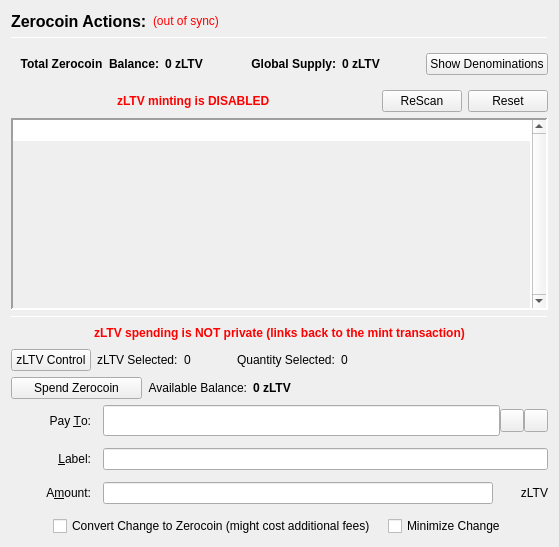
                  <widget class="QFrame" name="verticalFrameLeft">
                   <layout class="QVBoxLayout" name="verticalLayout_2">
                    <item>
                     <layout class="QVBoxLayout" name="verticalLayout_3">
                      <item>
                       <layout class="QHBoxLayout" name="horizontalLayout_3">
                        <item>
                         <widget class="QLabel" name="labelzLTVActions">
                          <property name="font">
                           <font>
                            <pointsize>12</pointsize>
                            <weight>75</weight>
                            <bold>true</bold>
                           </font>
                          </property>
                          <property name="text">
                           <string>Zerocoin Actions:</string>
                          </property>
                          <property name="alignment">
                           <set>Qt::AlignLeading|Qt::AlignLeft|Qt::AlignVCenter</set>
                          </property>
                         </widget>
                        </item>
                        <item>
                         <widget class="QLabel" name="labelzLTVSyncStatus">
                          <property name="toolTip">
                           <string>The displayed information may be out of date. Your wallet automatically synchronizes with the LeadERTVCoin network after a connection is established, but this process has not completed yet.</string>
                          </property>
                          <property name="styleSheet">
                           <string notr="true">QLabel { color: red; }</string>
                          </property>
                          <property name="text">
                           <string notr="true">(out of sync)</string>
                          </property>
                          <property name="alignment">
                           <set>Qt::AlignLeading|Qt::AlignLeft|Qt::AlignVCenter</set>
                          </property>
                         </widget>
                        </item>
                        <item>
                         <spacer name="horizontalSpacer">
                          <property name="orientation">
                           <enum>Qt::Horizontal</enum>
                          </property>
                          <property name="sizeHint" stdset="0">
                           <size>
                            <width>40</width>
                            <height>20</height>
                           </size>
                          </property>
                         </spacer>
                        </item>
                       </layout>
                      </item>
                      <item>
                       <widget class="Line" name="lineUpperLeft">
                        <property name="minimumSize">
                         <size>
                          <width>0</width>
                          <height>1</height>
                         </size>
                        </property>
                        <property name="maximumSize">
                         <size>
                          <width>16777215</width>
                          <height>1</height>
                         </size>
                        </property>
                        <property name="frameShadow">
                         <enum>QFrame::Sunken</enum>
                        </property>
                        <property name="orientation">
                         <enum>Qt::Horizontal</enum>
                        </property>
                       </widget>
                      </item>
                      <item>
                       <widget class="QFrame" name="balanceSupplyFrame">
                        <layout class="QHBoxLayout" name="horizontalLayout_2" stretch="0,0,0,1,0">
                         <property name="rightMargin">
                          <number>0</number>
                         </property>
                         <item>
                          <layout class="QHBoxLayout" name="horizontalLayout_34">
                           <item>
                            <widget class="QLabel" name="labelzAvailableText_3">
                             <property name="font">
                              <font>
                               <weight>75</weight>
                               <bold>true</bold>
                              </font>
                             </property>
                             <property name="toolTip">
                              <string>Total Balance including unconfirmed and immature zLTV</string>
                             </property>
                             <property name="text">
                              <string>Total Zerocoin  Balance:</string>
                             </property>
                             <property name="alignment">
                              <set>Qt::AlignRight|Qt::AlignTrailing|Qt::AlignVCenter</set>
                             </property>
                            </widget>
                           </item>
                           <item>
                            <widget class="QLabel" name="labelzAvailableAmount_4">
                             <property name="minimumSize">
                              <size>
                               <width>40</width>
                               <height>0</height>
                              </size>
                             </property>
                             <property name="font">
                              <font>
                               <weight>75</weight>
                               <bold>true</bold>
                              </font>
                             </property>
                             <property name="toolTip">
                              <string>Total Balance including unconfirmed and immature zLTV</string>
                             </property>
                             <property name="text">
                              <string>0 zLTV</string>
                             </property>
                             <property name="alignment">
                              <set>Qt::AlignLeading|Qt::AlignLeft|Qt::AlignVCenter</set>
                             </property>
                            </widget>
                           </item>
                          </layout>
                         </item>
                         <item>
                          <spacer name="horizontalSpacer_32">
                           <property name="orientation">
                            <enum>Qt::Horizontal</enum>
                           </property>
                           <property name="sizeHint" stdset="0">
                            <size>
                             <width>40</width>
                             <height>20</height>
                            </size>
                           </property>
                          </spacer>
                         </item>
                         <item>
                          <layout class="QHBoxLayout" name="horizontalLayout_35">
                           <item>
                            <widget class="QLabel" name="labelZsupplyText_2">
                             <property name="font">
                              <font>
                               <weight>75</weight>
                               <bold>true</bold>
                              </font>
                             </property>
                             <property name="text">
                              <string>Global Supply:</string>
                             </property>
                             <property name="alignment">
                              <set>Qt::AlignRight|Qt::AlignTrailing|Qt::AlignVCenter</set>
                             </property>
                            </widget>
                           </item>
                           <item>
                            <widget class="QLabel" name="labelZsupplyAmount_2">
                             <property name="font">
                              <font>
                               <weight>75</weight>
                               <bold>true</bold>
                              </font>
                             </property>
                             <property name="text">
                              <string>0 zLTV</string>
                             </property>
                            </widget>
                           </item>
                          </layout>
                         </item>
                         <item>
                          <spacer name="horizontalSpacer_31">
                           <property name="orientation">
                            <enum>Qt::Horizontal</enum>
                           </property>
                           <property name="sizeHint" stdset="0">
                            <size>
                             <width>40</width>
                             <height>20</height>
                            </size>
                           </property>
                          </spacer>
                         </item>
                         <item>
                          <widget class="QPushButton" name="pushButtonShowDenoms">
                           <property name="toolTip">
                            <string>Show zLTV denominations list</string>
                           </property>
                           <property name="text">
                            <string>Show Denominations</string>
                           </property>
                          </widget>
                         </item>
                        </layout>
                       </widget>
                      </item>
                      <item>
                       <layout class="QHBoxLayout" name="horizontalLayout_4">
                        <item>
                         <spacer name="horizontalSpacer_2">
                          <property name="orientation">
                           <enum>Qt::Horizontal</enum>
                          </property>
                          <property name="sizeHint" stdset="0">
                           <size>
                            <width>40</width>
                            <height>20</height>
                           </size>
                          </property>
                         </spacer>
                        </item>
                        <item>
                         <widget class="QLabel" name="label">
                          <property name="styleSheet">
                           <string notr="true">color: red;
font-weight: bold;</string>
                          </property>
                          <property name="text">
                           <string>zLTV minting is DISABLED</string>
                          </property>
                         </widget>
                        </item>
                        <item>
                         <spacer name="horizontalSpacer_3">
                          <property name="orientation">
                           <enum>Qt::Horizontal</enum>
                          </property>
                          <property name="sizeHint" stdset="0">
                           <size>
                            <width>40</width>
                            <height>20</height>
                           </size>
                          </property>
                         </spacer>
                        </item>
                        <item>
                         <widget class="QPushButton" name="pushButtonMintReset">
                          <property name="maximumSize">
                           <size>
                            <width>80</width>
                            <height>16777215</height>
                           </size>
                          </property>
                          <property name="toolTip">
                           <string>Rescan the complete blockchain for  Zerocoin mints and their meta-data.</string>
                          </property>
                          <property name="text">
                           <string>ReScan</string>
                          </property>
                         </widget>
                        </item>
                        <item>
                         <widget class="QPushButton" name="pushButtonSpentReset">
                          <property name="maximumSize">
                           <size>
                            <width>80</width>
                            <height>16777215</height>
                           </size>
                          </property>
                          <property name="toolTip">
                           <string>Reset Zerocoin Wallet DB. Deletes transactions that did not make it into the blockchain.</string>
                          </property>
                          <property name="text">
                           <string>Reset</string>
                          </property>
                         </widget>
                        </item>
                       </layout>
                      </item>
                      <item>
                       <widget class="QPlainTextEdit" name="TEMintStatus">
                        <property name="font">
                         <font>
                          <pointsize>8</pointsize>
                         </font>
                        </property>
                        <property name="toolTip">
                         <string>Status and/or Mesages from the last Mint Action.</string>
                        </property>
                        <property name="frameShape">
                         <enum>QFrame::Panel</enum>
                        </property>
                        <property name="frameShadow">
                         <enum>QFrame::Sunken</enum>
                        </property>
                        <property name="lineWidth">
                         <number>2</number>
                        </property>
                        <property name="midLineWidth">
                         <number>2</number>
                        </property>
                        <property name="verticalScrollBarPolicy">
                         <enum>Qt::ScrollBarAlwaysOn</enum>
                        </property>
                        <property name="horizontalScrollBarPolicy">
                         <enum>Qt::ScrollBarAlwaysOff</enum>
                        </property>
                        <property name="readOnly">
                         <bool>true</bool>
                        </property>
                        <property name="plainText">
                         <string notr="true"/>
                        </property>
                        <property name="backgroundVisible">
                         <bool>true</bool>
                        </property>
                       </widget>
                      </item>
                      <item>
                       <widget class="Line" name="line">
                        <property name="minimumSize">
                         <size>
                          <width>0</width>
                          <height>1</height>
                         </size>
                        </property>
                        <property name="maximumSize">
                         <size>
                          <width>16777215</width>
                          <height>1</height>
                         </size>
                        </property>
                        <property name="orientation">
                         <enum>Qt::Horizontal</enum>
                        </property>
                       </widget>
                      </item>
                      <item>
                       <layout class="QHBoxLayout" name="horizontalLayout_7">
                        <item>
                         <spacer name="horizontalSpacer_18">
                          <property name="orientation">
                           <enum>Qt::Horizontal</enum>
                          </property>
                          <property name="sizeHint" stdset="0">
                           <size>
                            <width>40</width>
                            <height>20</height>
                           </size>
                          </property>
                         </spacer>
                        </item>
                        <item>
                         <widget class="QLabel" name="label_2">
                          <property name="styleSheet">
                           <string notr="true">color: red;
font-weight: bold;</string>
                          </property>
                          <property name="text">
                           <string>zLTV spending is NOT private (links back to the mint transaction)</string>
                          </property>
                         </widget>
                        </item>
                        <item>
                         <spacer name="horizontalSpacer_30">
                          <property name="orientation">
                           <enum>Qt::Horizontal</enum>
                          </property>
                          <property name="sizeHint" stdset="0">
                           <size>
                            <width>40</width>
                            <height>20</height>
                           </size>
                          </property>
                         </spacer>
                        </item>
                       </layout>
                      </item>
                      <item>
                       <layout class="QHBoxLayout" name="horizontalLayout_24">
                        <property name="leftMargin">
                         <number>0</number>
                        </property>
                        <property name="bottomMargin">
                         <number>0</number>
                        </property>
                        <item>
                         <widget class="QPushButton" name="pushButtonZPivControl">
                          <property name="text">
                           <string>zLTV Control</string>
                          </property>
                         </widget>
                        </item>
                        <item>
                         <widget class="QLabel" name="labelzPivSelected">
                          <property name="text">
                           <string>zLTV Selected:</string>
                          </property>
                         </widget>
                        </item>
                        <item>
                         <widget class="QLabel" name="labelzPivSelected_int">
                          <property name="text">
                           <string>0</string>
                          </property>
                         </widget>
                        </item>
                        <item>
                         <spacer name="horizontalSpacer_17">
                          <property name="orientation">
                           <enum>Qt::Horizontal</enum>
                          </property>
                          <property name="sizeType">
                           <enum>QSizePolicy::Fixed</enum>
                          </property>
                          <property name="sizeHint" stdset="0">
                           <size>
                            <width>40</width>
                            <height>20</height>
                           </size>
                          </property>
                         </spacer>
                        </item>
                        <item>
                         <widget class="QLabel" name="labelQuantitySelected">
                          <property name="text">
                           <string>Quantity Selected:</string>
                          </property>
                         </widget>
                        </item>
                        <item>
                         <widget class="QLabel" name="labelQuantitySelected_int">
                          <property name="text">
                           <string>0</string>
                          </property>
                         </widget>
                        </item>
                        <item>
                         <spacer name="horizontalSpacer_19">
                          <property name="orientation">
                           <enum>Qt::Horizontal</enum>
                          </property>
                          <property name="sizeHint" stdset="0">
                           <size>
                            <width>40</width>
                            <height>20</height>
                           </size>
                          </property>
                         </spacer>
                        </item>
                       </layout>
                      </item>
                      <item>
                       <layout class="QHBoxLayout" name="horizontalLayout_6">
                        <item>
                         <widget class="QPushButton" name="pushButtonSpendzLTV">
                          <property name="minimumSize">
                           <size>
                            <width>131</width>
                            <height>0</height>
                           </size>
                          </property>
                          <property name="toolTip">
                           <string>Spend Zerocoin. Without 'Pay To:' address creates payments to yourself.</string>
                          </property>
                          <property name="text">
                           <string>Spend Zerocoin</string>
                          </property>
                         </widget>
                        </item>
                        <item>
                         <widget class="QLabel" name="labelzLTVBalanceText">
                          <property name="toolTip">
                           <string>Available (mature and spendable) zLTV for spending</string>
                          </property>
                          <property name="text">
                           <string>Available Balance:</string>
                          </property>
                          <property name="alignment">
                           <set>Qt::AlignRight|Qt::AlignTrailing|Qt::AlignVCenter</set>
                          </property>
                         </widget>
                        </item>
                        <item>
                         <widget class="QLabel" name="labelzAvailableAmount_2">
                          <property name="font">
                           <font>
                            <weight>75</weight>
                            <bold>true</bold>
                           </font>
                          </property>
                          <property name="toolTip">
                           <string>Available (mature and spendable) zLTV for spending

zLTV are mature when they have more than 20 confirmations AND more than 2 mints of the same denomination after them were minted</string>
                          </property>
                          <property name="text">
                           <string>0 zLTV</string>
                          </property>
                          <property name="alignment">
                           <set>Qt::AlignLeading|Qt::AlignLeft|Qt::AlignVCenter</set>
                          </property>
                         </widget>
                        </item>
                        <item>
                         <spacer name="horizontalSpacer_4">
                          <property name="orientation">
                           <enum>Qt::Horizontal</enum>
                          </property>
                          <property name="sizeHint" stdset="0">
                           <size>
                            <width>40</width>
                            <height>20</height>
                           </size>
                          </property>
                         </spacer>
                        </item>
                       </layout>
                      </item>
                      <item>
                       <layout class="QGridLayout" name="gridLayout_7">
                        <property name="spacing">
                         <number>12</number>
                        </property>
                        <item row="0" column="0">
                         <widget class="QLabel" name="payToLabel">
                          <property name="minimumSize">
                           <size>
                            <width>80</width>
                            <height>0</height>
                           </size>
                          </property>
                          <property name="text">
                           <string>Pay &amp;To:</string>
                          </property>
                          <property name="alignment">
                           <set>Qt::AlignRight|Qt::AlignTrailing|Qt::AlignVCenter</set>
                          </property>
                          <property name="buddy">
                           <cstring>payTo</cstring>
                          </property>
                         </widget>
                        </item>
                        <item row="0" column="1">
                         <layout class="QHBoxLayout" name="payToLayout">
                          <property name="spacing">
                           <number>0</number>
                          </property>
                          <item>
                           <widget class="QValidatedLineEdit" name="payTo">
                            <property name="enabled">
                             <bool>true</bool>
                            </property>
                            <property name="minimumSize">
                             <size>
                              <width>0</width>
                              <height>31</height>
                             </size>
                            </property>
                            <property name="toolTip">
                             <string>The LeadERTVCoin address to send the payment to. Creates local payment to yourself when empty.</string>
                            </property>
                           </widget>
                          </item>
                          <item>
                           <widget class="QToolButton" name="addressBookButton">
                            <property name="toolTip">
                             <string>Choose previously used address</string>
                            </property>
                            <property name="text">
                             <string/>
                            </property>
                            <property name="icon">
                             <iconset resource="../leadertvcoin.qrc">
                              <normaloff>:/icons/address-book</normaloff>:/icons/address-book</iconset>
                            </property>
                            <property name="shortcut">
                             <string>Alt+A</string>
                            </property>
                           </widget>
                          </item>
                          <item>
                           <widget class="QToolButton" name="pasteButton">
                            <property name="toolTip">
                             <string>Paste address from clipboard</string>
                            </property>
                            <property name="text">
                             <string/>
                            </property>
                            <property name="icon">
                             <iconset resource="../leadertvcoin.qrc">
                              <normaloff>:/icons/editpaste</normaloff>:/icons/editpaste</iconset>
                            </property>
                            <property name="shortcut">
                             <string>Alt+P</string>
                            </property>
                           </widget>
                          </item>
                         </layout>
                        </item>
                        <item row="1" column="0">
                         <widget class="QLabel" name="labelLabel">
                          <property name="minimumSize">
                           <size>
                            <width>80</width>
                            <height>0</height>
                           </size>
                          </property>
                          <property name="text">
                           <string>&amp;Label:</string>
                          </property>
                          <property name="alignment">
                           <set>Qt::AlignRight|Qt::AlignTrailing|Qt::AlignVCenter</set>
                          </property>
                          <property name="buddy">
                           <cstring>addAsLabel</cstring>
                          </property>
                         </widget>
                        </item>
                        <item row="1" column="1">
                         <widget class="QLineEdit" name="addAsLabel">
                          <property name="toolTip">
                           <string>Enter a label for this address to add it to the list of used addresses</string>
                          </property>
                         </widget>
                        </item>
                        <item row="2" column="0">
                         <widget class="QLabel" name="amountLabel">
                          <property name="minimumSize">
                           <size>
                            <width>80</width>
                            <height>0</height>
                           </size>
                          </property>
                          <property name="text">
                           <string>A&amp;mount:</string>
                          </property>
                          <property name="alignment">
                           <set>Qt::AlignRight|Qt::AlignTrailing|Qt::AlignVCenter</set>
                          </property>
                          <property name="buddy">
                           <cstring>zLTVpayAmount</cstring>
                          </property>
                         </widget>
                        </item>
                        <item row="2" column="1">
                         <layout class="QHBoxLayout" name="horizontalLayout_9">
                          <property name="spacing">
                           <number>0</number>
                          </property>
                          <item>
                           <widget class="QLineEdit" name="zLTVpayAmount"/>
                          </item>
                          <item>
                           <widget class="QLabel" name="labelzLTV">
                            <property name="minimumSize">
                             <size>
                              <width>55</width>
                              <height>0</height>
                             </size>
                            </property>
                            <property name="text">
                             <string>zLTV</string>
                            </property>
                            <property name="alignment">
                             <set>Qt::AlignRight|Qt::AlignTrailing|Qt::AlignVCenter</set>
                            </property>
                           </widget>
                          </item>
                         </layout>
                        </item>
                        <item row="3" column="0" colspan="2">
                         <layout class="QHBoxLayout" name="horizontalLayout_10">
                          <item>
                           <spacer name="horizontalSpacer_5">
                            <property name="orientation">
                             <enum>Qt::Horizontal</enum>
                            </property>
                            <property name="sizeHint" stdset="0">
                             <size>
                              <width>40</width>
                              <height>20</height>
                             </size>
                            </property>
                           </spacer>
                          </item>
                          <item>
                           <widget class="QCheckBox" name="checkBoxMintChange">
                            <property name="sizePolicy">
                             <sizepolicy hsizetype="MinimumExpanding" vsizetype="Fixed">
                              <horstretch>0</horstretch>
                              <verstretch>0</verstretch>
                             </sizepolicy>
                            </property>
                            <property name="layoutDirection">
                             <enum>Qt::LeftToRight</enum>
                            </property>
                            <property name="text">
                             <string>Convert Change to Zerocoin (might cost additional fees)</string>
                            </property>
                           </widget>
                          </item>
                          <item>
                           <widget class="QCheckBox" name="checkBoxMinimizeChange">
                            <property name="toolTip">
                             <string>If checked, the wallet tries to minimize the returning change instead of minimizing the number of spent denominations.</string>
                            </property>
                            <property name="text">
                             <string>Minimize Change</string>
                            </property>
                           </widget>
                          </item>
                          <item>
                           <spacer name="horizontalSpacer_6">
                            <property name="orientation">
                             <enum>Qt::Horizontal</enum>
                            </property>
                            <property name="sizeHint" stdset="0">
                             <size>
                              <width>40</width>
                              <height>20</height>
                             </size>
                            </property>
                           </spacer>
                          </item>
                         </layout>
                        </item>
                       </layout>
                      </item>
                     </layout>
                    </item>
                   </layout>
                  </widget>
